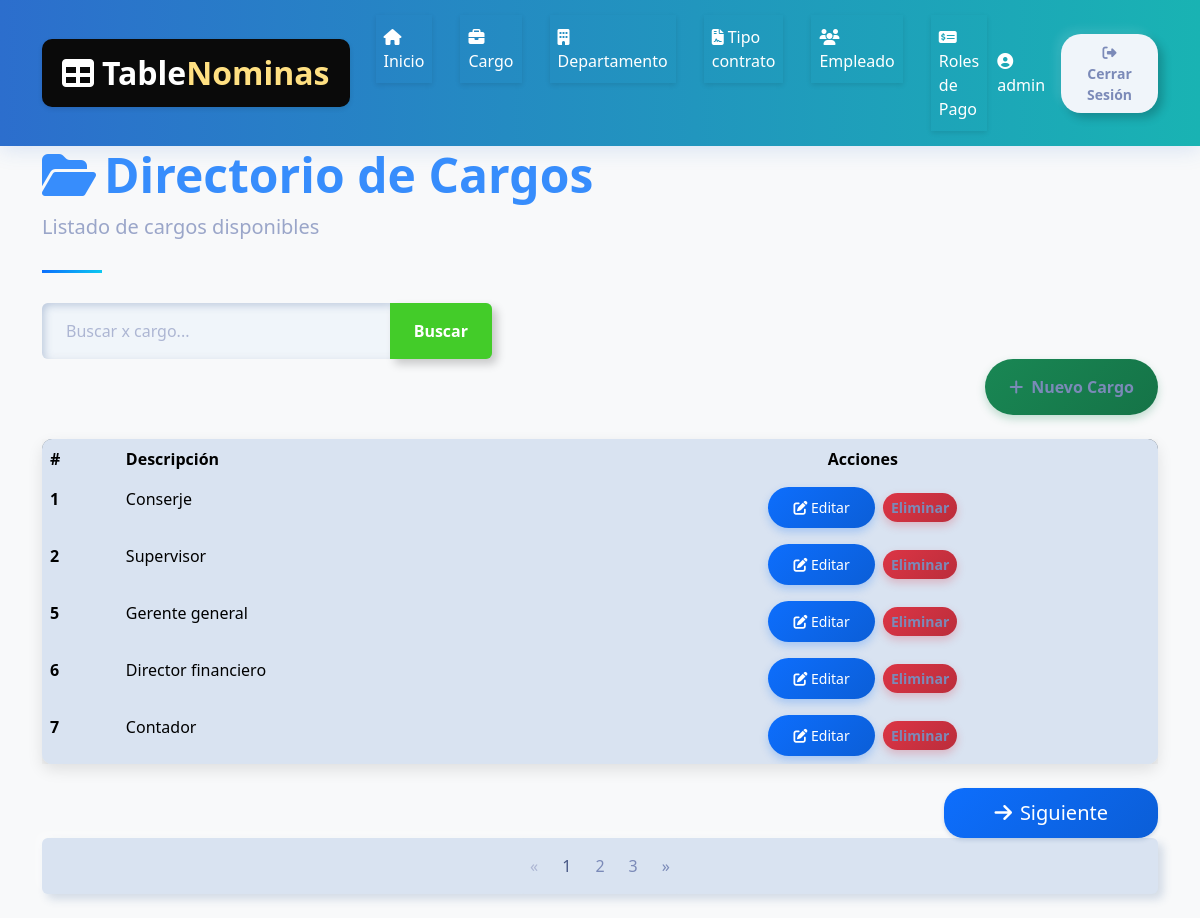
The app's page /nomina/cargo_list/ (signed in), older data.
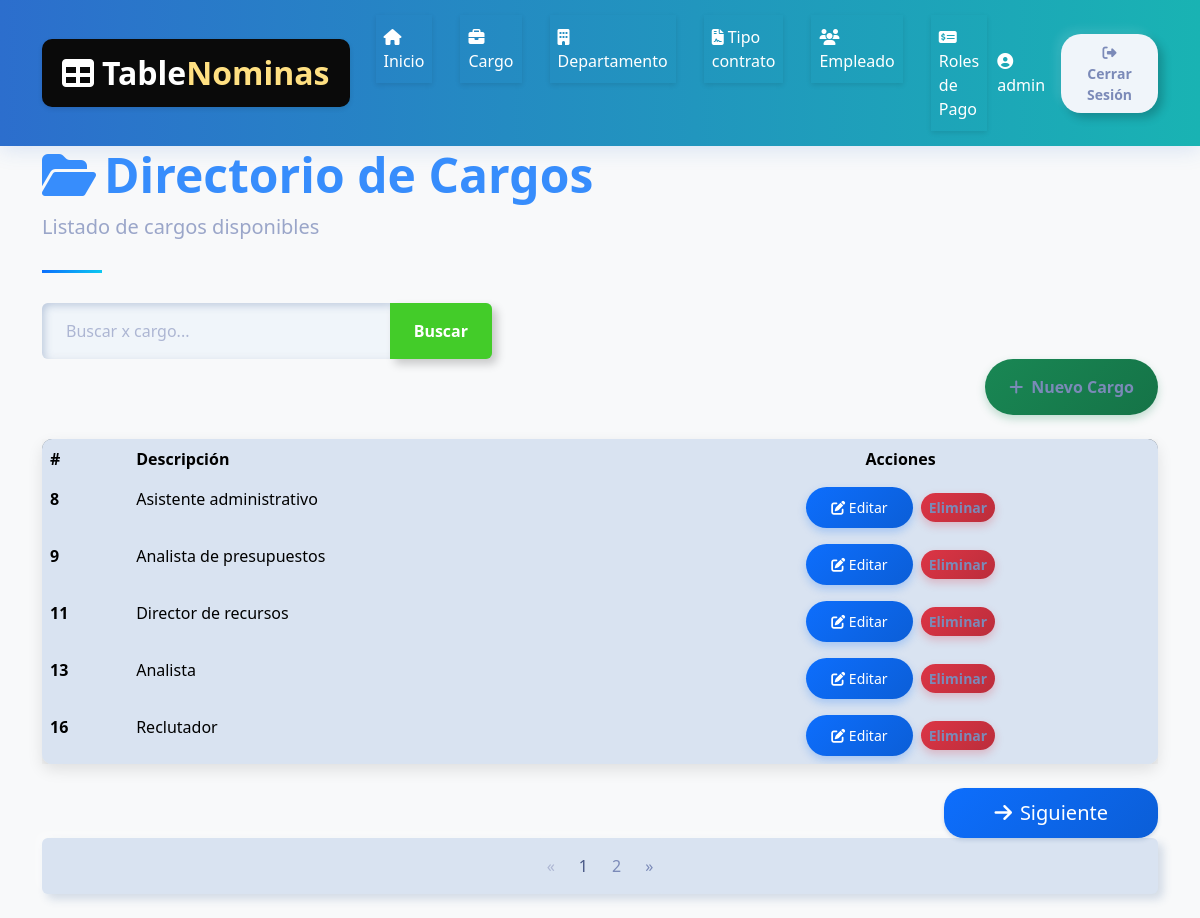
The same page, newer data.
### core/models.py (models this page shows, shortened)
class Cargo(models.Model):
    descripcion = models.CharField(max_length=100, unique=True)

### core/views.py (the view)
# urls.py: path('cargo_list/', cargo_list, name='cargo_list'),  # URL para la vista home
@login_required
def cargo_list(request):
    query = request.GET.get('q', None)
    if query:
        cargos_list = Cargo.objects.filter(descripcion__icontains=query)
    else:
        cargos_list = Cargo.objects.all().order_by('id')  # Ordenamos por id
    paginator = Paginator(cargos_list, 5)
    page_number = request.GET.get('page')
    cargos = paginator.get_page(page_number)
    context = {
        'cargos': cargos,
        'title': 'Listado de cargos',
        'query': query  # Pasamos la query para mantenerla en la paginación
    }
    return render(request, 'cargo/list.html', context)

### template/cargo/list.html (shortened to what the changed rows need)
{% extends "home.html" %}
{% block content %}
    <div class="container">
        <header class="page-header">
            <h1 class="display-5 fw-bold text-primary">
                <i class="fas fa-folder-open me-2"></i>Directorio de Cargos
            </h1>
        </header>
        <div class="card mb-4">
            <div class="card-body p-0">
                <div class="table-responsive">
                    <table class="table table-hover mb-0">
                        <thead>
                            <tr>
                                <th scope="col">#</th>
                                <th scope="col">Descripción</th>
                                <th scope="col" class="text-center">Acciones</th>
                    </tr>
                </thead>
                <tbody>
                    {% for cargo in cargos %}
                    <tr>
                        <th scope="row">{{ cargo.id }}</th>
                        <td>{{ cargo.descripcion }}</td>
                        <td class="text-center">
                            <a href="{% url 'core:cargo_update' cargo.id %}" class="btn btn-sm btn-primary me-1">
                                <i class="fas fa-edit"></i> Editar
                            </a>
                            <a href="{% url 'core:cargo_delete' cargo.id %}" class="btn btn-sm btn-danger">Eliminar</a>
                        </td>
                    </tr>
                    {% endfor %}
                </tbody>
            </table>
        </div>
    </div>
</div>
        {% if cargos.has_other_pages %}
        <nav aria-label="Page navigation" class="mb-4">
            <ul class="pagination justify-content-center">
                {% for i in cargos.paginator.page_range %}
                    {% if cargos.number == i %}
                        <li class="page-item active"><span class="page-link">{{ i }}</span></li>
                    {% else %}
                        <li class="page-item"><a class="page-link" href="?page={{ i }}{% if request.GET.q %}&q={{ request.GET.q }}{% endif %}">{{ i }}</a></li>
                    {% endif %}
                {% endfor %}
            </ul>
        </nav>
        {% endif %}
    </div>
{% endblock %}

Row changes from the older to the newer data that the page shows:
removed Cargo: id "1", descripcion "Conserje"
removed Cargo: id "2", descripcion "Supervisor"
removed Cargo: id "5", descripcion "Gerente general"
removed Cargo: id "6", descripcion "Director financiero"
removed Cargo: id "7", descripcion "Contador"
now on this page (row unchanged): Cargo: id "8", descripcion "Asistente administrativo"
now on this page (row unchanged): Cargo: id "9", descripcion "Analista de presupuestos"
now on this page (row unchanged): Cargo: id "11", descripcion "Director de recursos"
now on this page (row unchanged): Cargo: id "13", descripcion "Analista"
now on this page (row unchanged): Cargo: id "16", descripcion "Reclutador"
Text that changed along with them:
list line gone: "3"
